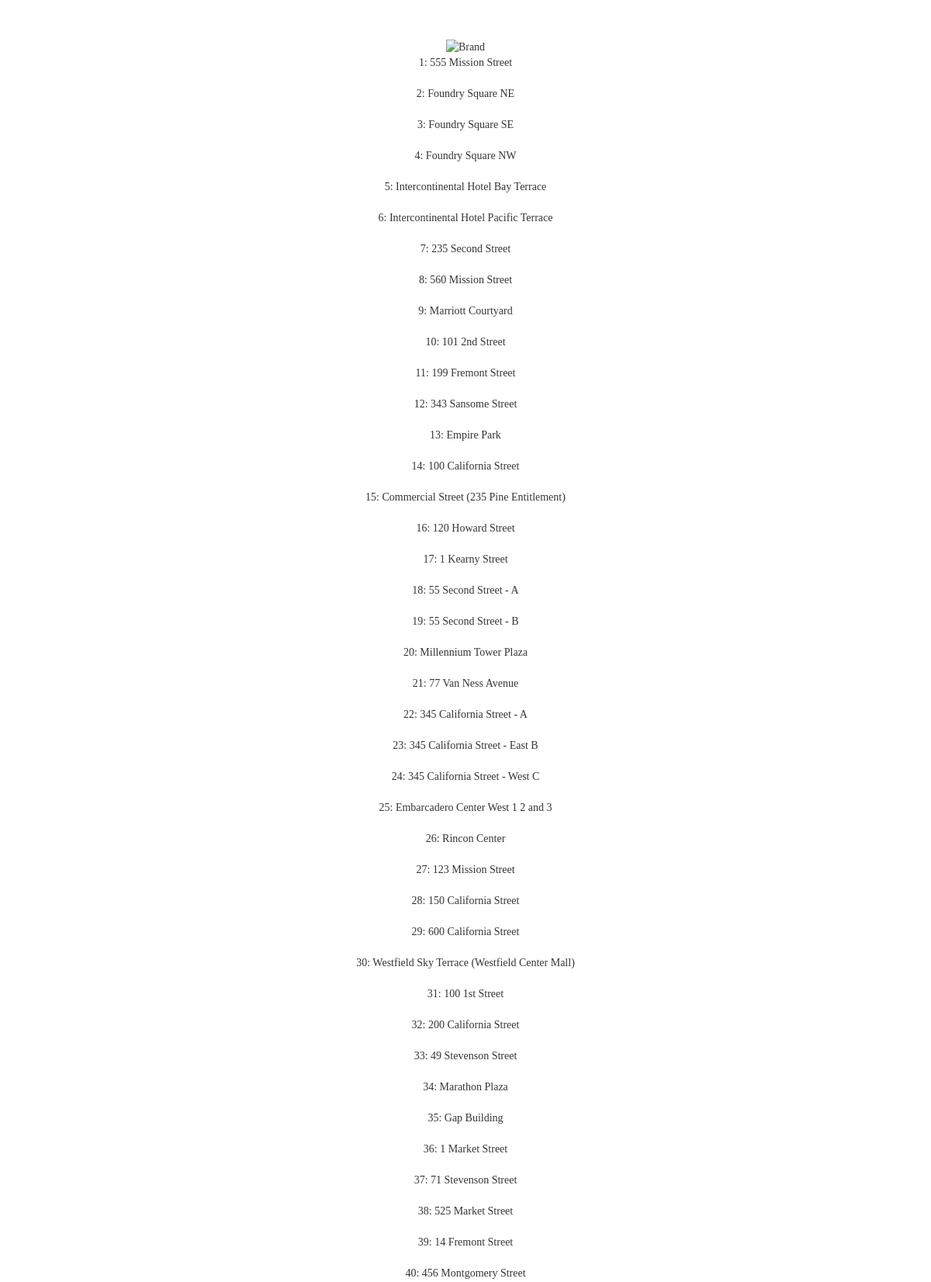
Page /list (upper part) on the committed database.
### model.py (models this page shows, shortened)
class Location(Base):
    __tablename__ = "locations"
    id = Column(Integer, primary_key = True)
    name = Column(String(128), nullable=False)
    address = Column(String(128), nullable=False)
    description = Column(String(666), nullable=True)
    hours = Column(String(128), nullable=True)
    seating_info = Column(String(128), nullable=True)
    food_info = Column(String(128), nullable=True)
    restrooms_yn = Column(String(3), nullable=True)
    food_yn = Column(String(3), nullable=True)
    seating_yn = Column(String(3), nullable=True)
    profile_longitude = Column(Integer, nullable=False)
    profile_latitude = Column(Integer, nullable=False)
    image_url = Column(String(128), nullable=True)

### secret_spaces.py (the view)
@app.route("/list")
def list():
    all_locations = model.session.query(model.Location).all()
    display_images = model.session.query(model.Image).all()
    return render_template("list.html", locations=all_locations,
        images=display_images)

### templates/list.html (shortened to what this page needs)
{% extends 'base.html' %}
{% block body %}
<!DOCTYPE html>
<html>
	<head>
	        <link rel="stylesheet" href="static/css/style.css">
	</head>
	<body>
	    {% for location in locations %}
	    <a href="/profile/{{location.id}}">
	    {{ location.id }}:
	    {{ location.name }}</a><br>
	    <br>
	    {% endfor %}
	</body>
</html>
{% endblock %}

### templates/base.html (shortened to what this page needs)
<!DOCTYPE html>
<html>
  <head>
    <link href='https://api.tiles.mapbox.com/mapbox.js/v2.1.5/mapbox.css' rel='stylesheet' />
    <link href="static/css/bootstrap.min.css" rel="stylesheet">
    <link href="http://netdna.bootstrapcdn.com/font-awesome/4.1.0/css/font-awesome.min.css" rel="stylesheet">
    <link href="static/css/flexslider.css" rel="stylesheet" >
    <link href="static/css/styles.css" rel="stylesheet">
    <link href="static/css/queries.css" rel="stylesheet">
    <link href="static/css/animate.css" rel="stylesheet">
  </head>
  <body>
    <a href="../..">
      <img alt="Brand" src="http://www.stationcouriers.co.uk/addons/themes/station/img/home_small_icon.gif"></a>
    {% block body %}{% endblock %}
  </body>
</html>

### static/css/styles.css (style rules this page uses)
html { font-size: 100%; -webkit-text-size-adjust: 100%; -ms-text-size-adjust: 100%; }
html, html a { -webkit-font-smoothing: antialiased; text-shadow: 1px 1px 1px rgba(0, 0, 0, 0.004); }
html, button, input, select, textarea { font-family: 'Varela Round', sans-serif; }
body { margin: 0; font-family: 'Varela Round', sans-serif; }
img { border: 0; -ms-interpolation-mode: bicubic; }
a { color: #353535; -webkit-transition: all 0.5s; -moz-transition: all 0.5s; -o-transition: all 0.5s; transition: all 0.5s; }

### static/css/style.css (style rules this page uses)
body { text-align: center; padding-top: 50px; font-family:Futura; }

### rows in the picture
Location: id "1", name "555 Mission Street"
Location: id "2", name "Foundry Square NE"
Location: id "3", name "Foundry Square SE"
Location: id "4", name "Foundry Square NW"
Location: id "5", name "Intercontinental Hotel Bay Terrace"
Location: id "6", name "Intercontinental Hotel Pacific Terrace"
Location: id "7", name "235 Second Street"
Location: id "8", name "560 Mission Street"
Location: id "9", name "Marriott Courtyard"
Location: id "10", name "101 2nd Street"
Location: id "11", name "199 Fremont Street"
Location: id "12", name "343 Sansome Street"
Location: id "13", name "Empire Park"
Location: id "14", name "100 California Street"
Location: id "15", name "Commercial Street (235 Pine Entitlement)"
Location: id "16", name "120 Howard Street"
Location: id "17", name "1 Kearny Street"
Location: id "18", name "55 Second Street - A"
Location: id "19", name "55 Second Street - B"
Location: id "20", name "Millennium Tower Plaza"
Location: id "21", name "77 Van Ness Avenue"
Location: id "22", name "345 California Street - A"
Location: id "23", name "345 California Street - East B"
Location: id "24", name "345 California Street - West C"
Location: id "25", name "Embarcadero Center West 1 2 and 3"
Location: id "26", name "Rincon Center"
Location: id "27", name "123 Mission Street"
Location: id "28", name "150 California Street"
Location: id "29", name "600 California Street"
Location: id "30", name "Westfield Sky Terrace (Westfield Center Mall)"
Location: id "31", name "100 1st Street"
Location: id "32", name "200 California Street"
Location: id "33", name "49 Stevenson Street"
Location: id "34", name "Marathon Plaza"
Location: id "35", name "Gap Building"
Location: id "36", name "1 Market Street"
Location: id "37", name "71 Stevenson Street"
Location: id "38", name "525 Market Street"
Location: id "39", name "14 Fremont Street"
Location: id "40", name "456 Montgomery Street"
